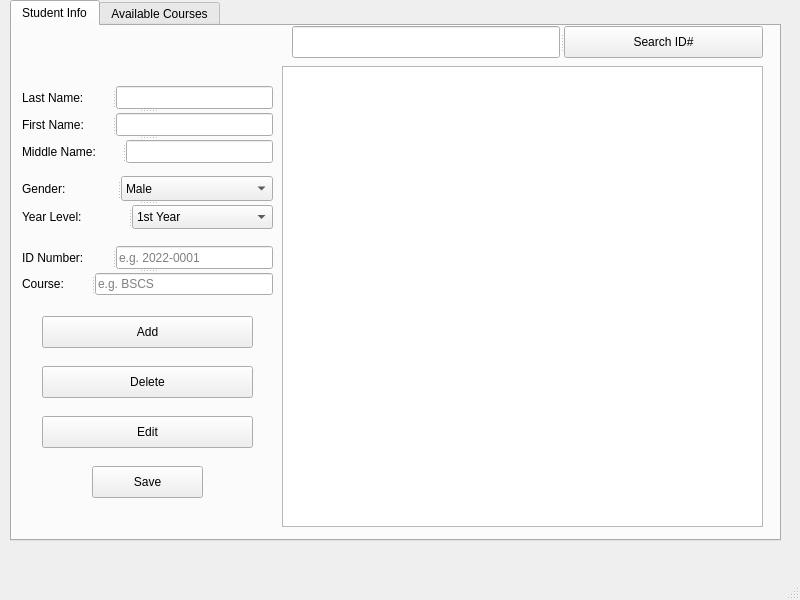
<?xml version="1.0" encoding="UTF-8"?>
<ui version="4.0">
 <class>MainWindow</class>
 <widget class="QMainWindow" name="MainWindow">
  <property name="geometry">
   <rect>
    <x>0</x>
    <y>0</y>
    <width>800</width>
    <height>600</height>
   </rect>
  </property>
  <property name="windowTitle">
   <string>MainWindow</string>
  </property>
  <widget class="QWidget" name="centralwidget">
   <widget class="QTabWidget" name="tabWidget">
    <property name="geometry">
     <rect>
      <x>10</x>
      <y>0</y>
      <width>771</width>
      <height>541</height>
     </rect>
    </property>
    <property name="currentIndex">
     <number>0</number>
    </property>
    <widget class="QWidget" name="tab_2">
     <attribute name="title">
      <string>Student Info</string>
     </attribute>
     <widget class="QPushButton" name="addButton1">
      <property name="geometry">
       <rect>
        <x>30</x>
        <y>290</y>
        <width>211</width>
        <height>32</height>
       </rect>
      </property>
      <property name="text">
       <string>Add</string>
      </property>
     </widget>
     <widget class="QPushButton" name="deleteButton1">
      <property name="geometry">
       <rect>
        <x>30</x>
        <y>340</y>
        <width>211</width>
        <height>32</height>
       </rect>
      </property>
      <property name="text">
       <string>Delete</string>
      </property>
     </widget>
     <widget class="QPushButton" name="editButton1">
      <property name="geometry">
       <rect>
        <x>30</x>
        <y>390</y>
        <width>211</width>
        <height>32</height>
       </rect>
      </property>
      <property name="text">
       <string>Edit</string>
      </property>
     </widget>
     <widget class="QSplitter" name="splitter">
      <property name="geometry">
       <rect>
        <x>280</x>
        <y>0</y>
        <width>471</width>
        <height>32</height>
       </rect>
      </property>
      <property name="orientation">
       <enum>Qt::Horizontal</enum>
      </property>
      <widget class="QLineEdit" name="lineSearch"/>
      <widget class="QPushButton" name="searchButton1">
       <property name="text">
        <string>Search ID#</string>
       </property>
      </widget>
     </widget>
     <widget class="QSplitter" name="splitter_9">
      <property name="geometry">
       <rect>
        <x>10</x>
        <y>60</y>
        <width>251</width>
        <height>77</height>
       </rect>
      </property>
      <property name="orientation">
       <enum>Qt::Vertical</enum>
      </property>
      <widget class="QSplitter" name="splitter_2">
       <property name="orientation">
        <enum>Qt::Horizontal</enum>
       </property>
       <widget class="QLabel" name="label">
        <property name="text">
         <string>Last Name:</string>
        </property>
       </widget>
       <widget class="QLineEdit" name="lastName"/>
      </widget>
      <widget class="QSplitter" name="splitter_3">
       <property name="orientation">
        <enum>Qt::Horizontal</enum>
       </property>
       <widget class="QLabel" name="label_2">
        <property name="text">
         <string>First Name:</string>
        </property>
       </widget>
       <widget class="QLineEdit" name="firstName"/>
      </widget>
      <widget class="QSplitter" name="splitter_4">
       <property name="orientation">
        <enum>Qt::Horizontal</enum>
       </property>
       <widget class="QLabel" name="label_3">
        <property name="text">
         <string>Middle Name:</string>
        </property>
       </widget>
       <widget class="QLineEdit" name="middleName"/>
      </widget>
     </widget>
     <widget class="QSplitter" name="splitter_10">
      <property name="geometry">
       <rect>
        <x>10</x>
        <y>220</y>
        <width>251</width>
        <height>49</height>
       </rect>
      </property>
      <property name="orientation">
       <enum>Qt::Vertical</enum>
      </property>
      <widget class="QSplitter" name="splitter_7">
       <property name="orientation">
        <enum>Qt::Horizontal</enum>
       </property>
       <widget class="QLabel" name="label_6">
        <property name="text">
         <string>ID Number:</string>
        </property>
       </widget>
       <widget class="QLineEdit" name="ID">
        <property name="placeholderText">
         <string>e.g. 2022-0001</string>
        </property>
       </widget>
      </widget>
      <widget class="QSplitter" name="splitter_8">
       <property name="orientation">
        <enum>Qt::Horizontal</enum>
       </property>
       <widget class="QLabel" name="label_7">
        <property name="text">
         <string>Course:</string>
        </property>
       </widget>
       <widget class="QLineEdit" name="course">
        <property name="placeholderText">
         <string>e.g. BSCS</string>
        </property>
       </widget>
      </widget>
     </widget>
     <widget class="QSplitter" name="splitter_11">
      <property name="geometry">
       <rect>
        <x>10</x>
        <y>150</y>
        <width>251</width>
        <height>53</height>
       </rect>
      </property>
      <property name="orientation">
       <enum>Qt::Vertical</enum>
      </property>
      <widget class="QSplitter" name="splitter_5">
       <property name="orientation">
        <enum>Qt::Horizontal</enum>
       </property>
       <widget class="QLabel" name="label_4">
        <property name="text">
         <string>Gender:</string>
        </property>
       </widget>
       <widget class="QComboBox" name="gender">
        <item>
         <property name="text">
          <string>Male</string>
         </property>
        </item>
        <item>
         <property name="text">
          <string>Female</string>
         </property>
        </item>
       </widget>
      </widget>
      <widget class="QSplitter" name="splitter_6">
       <property name="orientation">
        <enum>Qt::Horizontal</enum>
       </property>
       <widget class="QLabel" name="label_5">
        <property name="text">
         <string>Year Level:</string>
        </property>
       </widget>
       <widget class="QComboBox" name="yrLvl">
        <item>
         <property name="text">
          <string>1st Year</string>
         </property>
        </item>
        <item>
         <property name="text">
          <string>2nd Year</string>
         </property>
        </item>
        <item>
         <property name="text">
          <string>3rd Year</string>
         </property>
        </item>
        <item>
         <property name="text">
          <string>4th Year</string>
         </property>
        </item>
       </widget>
      </widget>
     </widget>
     <widget class="QTableWidget" name="studentT">
      <property name="geometry">
       <rect>
        <x>270</x>
        <y>40</y>
        <width>481</width>
        <height>461</height>
       </rect>
      </property>
     </widget>
     <widget class="QPushButton" name="saveButton">
      <property name="geometry">
       <rect>
        <x>80</x>
        <y>440</y>
        <width>111</width>
        <height>32</height>
       </rect>
      </property>
      <property name="text">
       <string>Save</string>
      </property>
     </widget>
    </widget>
    <widget class="QWidget" name="tab_3">
     <attribute name="title">
      <string>Available Courses</string>
     </attribute>
     <widget class="QSplitter" name="splitter_18">
      <property name="geometry">
       <rect>
        <x>20</x>
        <y>60</y>
        <width>731</width>
        <height>32</height>
       </rect>
      </property>
      <property name="orientation">
       <enum>Qt::Horizontal</enum>
      </property>
      <widget class="QLineEdit" name="lineSearch2"/>
      <widget class="QPushButton" name="searchButton2">
       <property name="text">
        <string>Search</string>
       </property>
      </widget>
     </widget>
     <widget class="QSplitter" name="splitter_17">
      <property name="geometry">
       <rect>
        <x>20</x>
        <y>10</y>
        <width>721</width>
        <height>42</height>
       </rect>
      </property>
      <property name="orientation">
       <enum>Qt::Horizontal</enum>
      </property>
      <widget class="QSplitter" name="splitter_14">
       <property name="orientation">
        <enum>Qt::Vertical</enum>
       </property>
       <widget class="QSplitter" name="splitter_12">
        <property name="orientation">
         <enum>Qt::Horizontal</enum>
        </property>
        <widget class="QLabel" name="label_8">
         <property name="text">
          <string>Course Code:</string>
         </property>
        </widget>
        <widget class="QLineEdit" name="cC"/>
       </widget>
       <widget class="QSplitter" name="splitter_13">
        <property name="orientation">
         <enum>Qt::Horizontal</enum>
        </property>
        <widget class="QLabel" name="label_9">
         <property name="text">
          <string>Course Name:</string>
         </property>
        </widget>
        <widget class="QLineEdit" name="cN"/>
       </widget>
      </widget>
      <widget class="QPushButton" name="addButton2">
       <property name="text">
        <string>Add</string>
       </property>
      </widget>
     </widget>
     <widget class="QPushButton" name="saveButton2">
      <property name="geometry">
       <rect>
        <x>340</x>
        <y>480</y>
        <width>100</width>
        <height>32</height>
       </rect>
      </property>
      <property name="text">
       <string>Save</string>
      </property>
     </widget>
     <widget class="QTableWidget" name="courseT">
      <property name="geometry">
       <rect>
        <x>10</x>
        <y>100</y>
        <width>741</width>
        <height>371</height>
       </rect>
      </property>
     </widget>
     <widget class="QPushButton" name="deleteButton2">
      <property name="geometry">
       <rect>
        <x>530</x>
        <y>480</y>
        <width>221</width>
        <height>32</height>
       </rect>
      </property>
      <property name="text">
       <string>Delete</string>
      </property>
     </widget>
     <widget class="QPushButton" name="editButton2">
      <property name="geometry">
       <rect>
        <x>10</x>
        <y>480</y>
        <width>231</width>
        <height>32</height>
       </rect>
      </property>
      <property name="text">
       <string>Edit</string>
      </property>
     </widget>
    </widget>
   </widget>
  </widget>
  <widget class="QMenuBar" name="menubar">
   <property name="geometry">
    <rect>
     <x>0</x>
     <y>0</y>
     <width>800</width>
     <height>24</height>
    </rect>
   </property>
  </widget>
  <widget class="QStatusBar" name="statusbar"/>
 </widget>
 <resources/>
 <connections/>
</ui>
